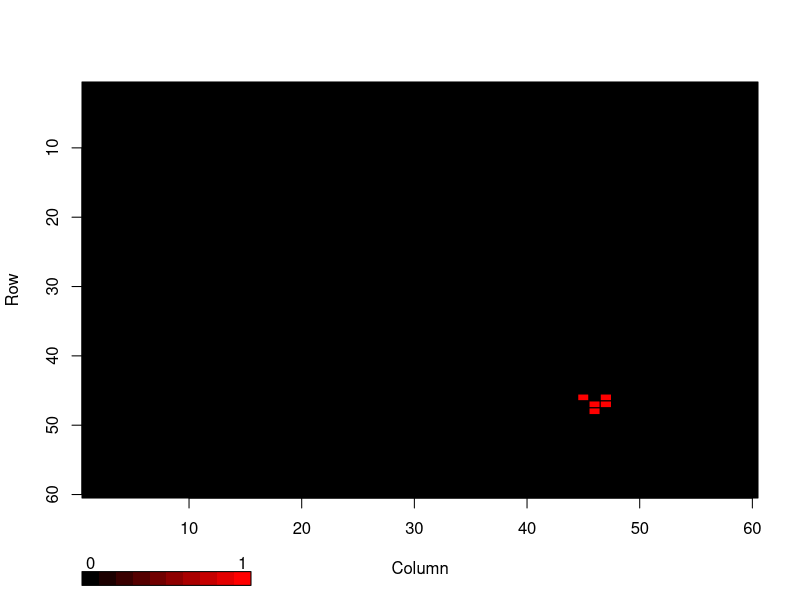
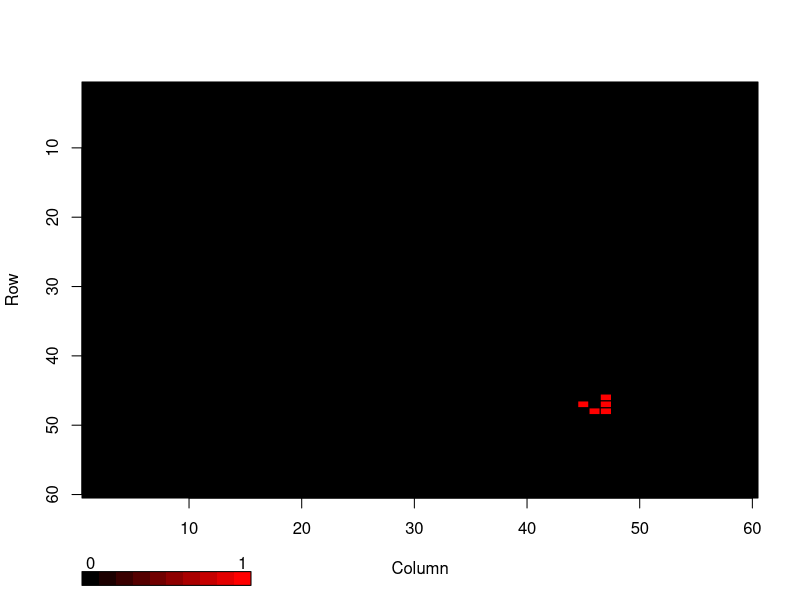
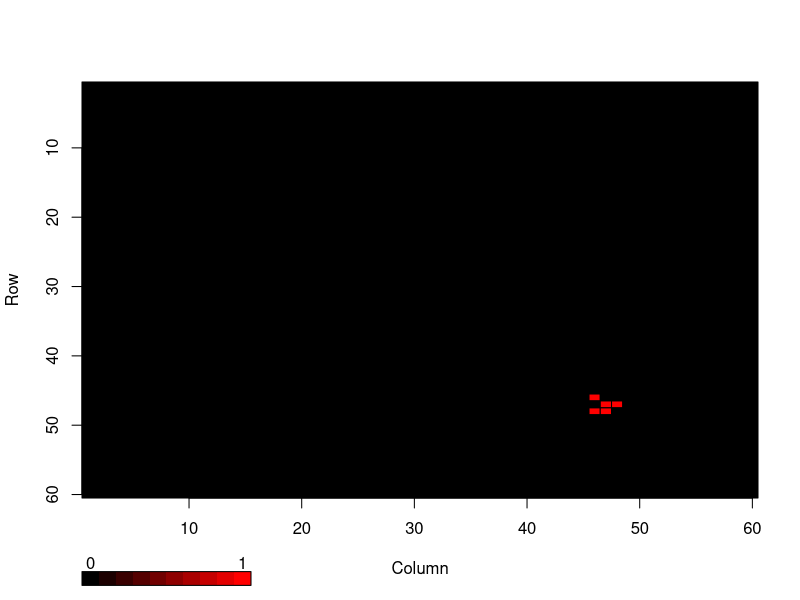
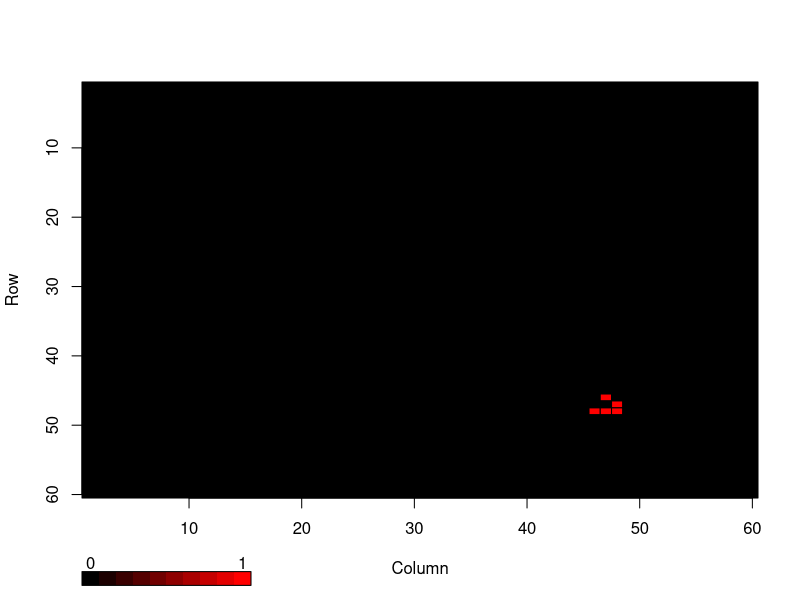
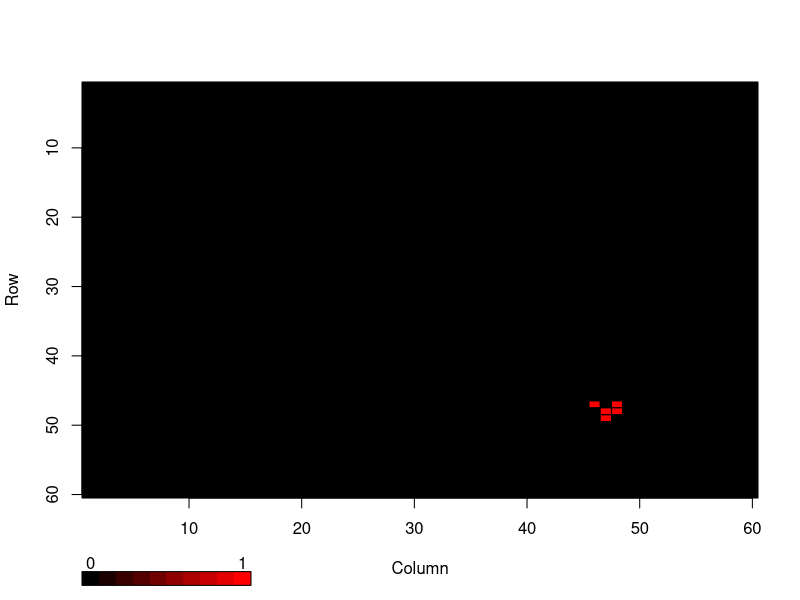
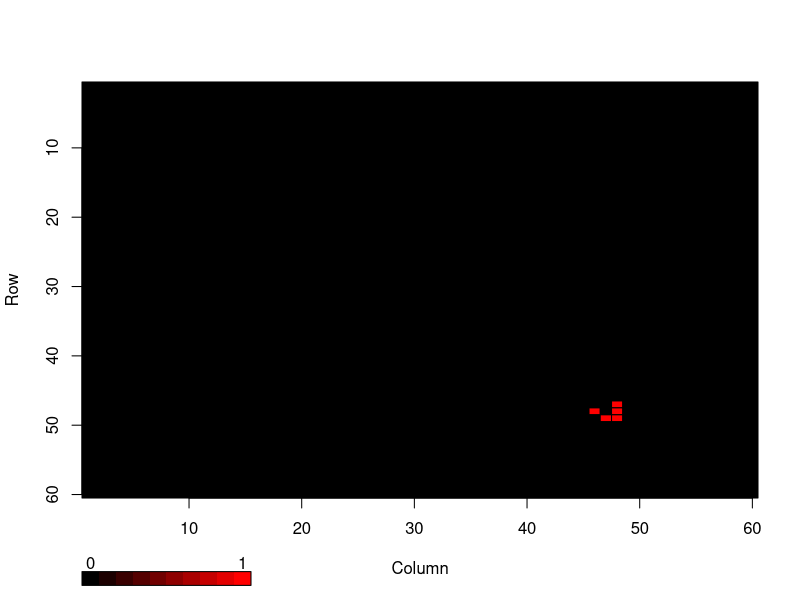
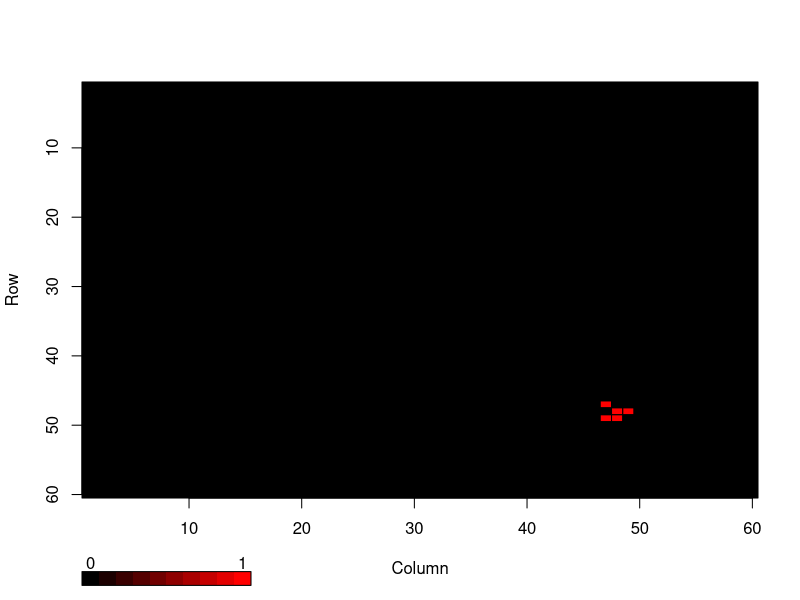
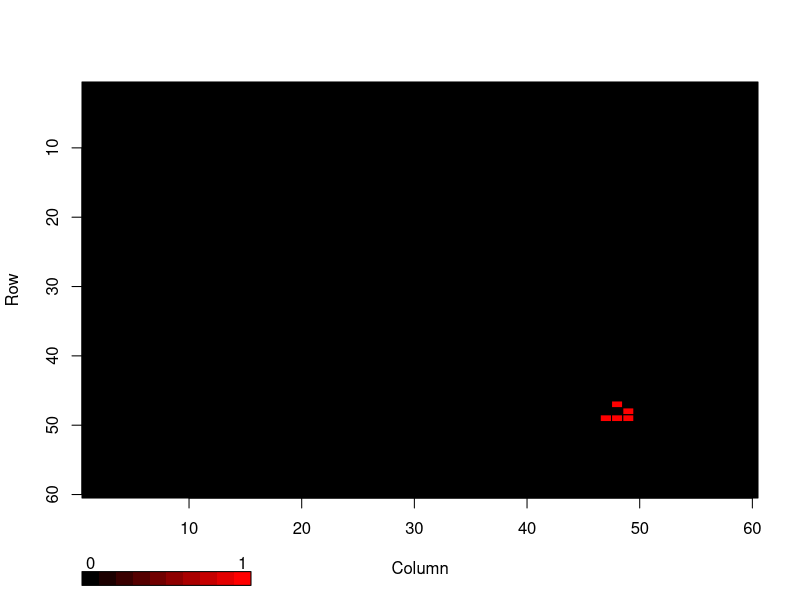

The R source for these figures, in order:
library(plotrix)
#rm(list=ls(all=TRUE))
#install.packages("plotrix")

row = 60; col = 60; span = 200; delay = 0.2
#delay = 0.3
#re = sample(seq(from = 0, to = 1, by = 1), size = row*col, replace = TRUE)
j <- sapply(1:span, function(x) {
  matrix(0, nrow = row, ncol = col) 
}, simplify = FALSE)

j[[1]] <- matrix(0, nrow= row, ncol =col)
#j[[1]] <- edit(j[[1]])

j[[1]][45, 46] <- 1; j[[1]][46, 47] <- 1; j[[1]][47, 47] <- 1; j[[1]][47, 46] <- 1; j[[1]][47, 45] <- 1
#edit(j[[1]])
#Taroidal properties
j[[1]][1:col, 1]   <- 0
j[[1]][1, 1: row]  <- 0
j[[1]][1:row, col] <- 0
j[[1]][row, 1:col] <- 0

#color2D.matplot(j[[2]],c(0,1),c(0,0),c(0,0),show.legend=TRUE, show.values=F)

h <- sapply(1:span, function(x) {
  matrix(0, nrow = row-2, ncol = col-2) 
}, simplify = FALSE)

h_1 <- sapply(1:span, function(x) {
  matrix(0, nrow = row-2, ncol = col-2) 
}, simplify = FALSE)

#a <- matrix(0, nrow = row -2)
#b <- matrix(0, ncol = col)
testit <- function(x)
{
  p1 <- proc.time()
  Sys.sleep(x)
  proc.time() - p1 # The cpu usage should be negligible
}

#h <- matrix(NaN, row - 2 , col - 2)
for (k in 1:span){
  for (t in 1: (row-2)){
    for (i in 1:(col-2)){
      h_1[[k]][t, i] <- sum(j[[k]][t: (2 + t) , i : (2 + i) ] == 1) - j[[k]][t + 1, 1 + i] #sum(j[[k]][t + 1, 1 + i] == 1) 
      ##1. Any live cell with fewer than two live neighbours dies, as if by needs caused by underpopulation.
      if (j[[k]][t + 1, 1 + i] == 1 & h_1[[k]][t, i] < 2) {
        h[[k]][t, i] <- 0} 
      ##2. Any live cell with more than three live neighbours dies, as if by overcrowding.
      else if (j[[k]][t + 1, 1 + i] == 1 & h_1[[k]][t, i] > 3) {
        h[[k]][t, i] <- 0} 
      ##3. Any live cell with two or three live neighbours lives, unchanged, to the next generation.
      else if (j[[k]][t + 1, 1 + i] == 1 & h_1[[k]][t, i] == 2 | h_1[[k]][t, i] == 3 ) {
        h[[k]][t, i] <- 1} 
      #4. Any dead cell with exactly three live neighbours will come to life.
      else if (j[[k]][t + 1, 1 + i] == 0 & h_1[[k]][t, i] == 3 ) {
        h[[k]][t, i] <- 1} 
      #else {h[[k]][t, i] <- 0}
      
    }
    print("2")
  }
  h[[k]] <- cbind(h[[k]][1: (row - 2), (col - 2)],    h[[k]],      h[[k]][1: (row - 2), 1])
  h[[k]] <- rbind(h[[k]][(col - 2), 1: col], h[[k]], h[[k]][1, 1: col])
  
  corner1 <- h[[k]][1, 1] 
  corner2 <- h[[k]][nrow(h[[k]]), ncol(h[[k]])] 
  corner3 <- h[[k]][1, ncol(h[[k]])]
  corner4 <- h[[k]][nrow(h[[k]]), 1]
  
  h[[k]][1, 1] <- corner2
  h[[k]][nrow(h[[k]]), ncol(h[[k]])] <- corner1
  h[[k]][1, ncol(h[[k]])] <- corner4
  h[[k]][nrow(h[[k]]), 1] <- corner3
  
  j[[k + 1]] <- h[[k]]
  print("3")
  #testit(0.3)
  color2D.matplot(h[[k]],c(0,1),c(0,0),c(0,0),show.legend=TRUE, show.values=F)
  testit(delay)
}

j[[1]][1:10, 1:10]
j[[3]]
cat("\014")

#to check
#eeeeeeee
h[[1]][1: (row - 2), (col - 2)] <- 58 #not necessary
h[[1]][1: (row - 2), 1] <- 1 #not necessary
h[[1]] <- cbind(h[[1]][1: (row - 2), (col - 2)],    h[[1]],      h[[1]][1: (row - 2), 1])

b1 <- matrix(h[[k]][nrow(h[[k]]), ncol(h[[k]]) - 1])

b2 <- matrix(h[[k]][ nrow(h[[k]]) , 2])

h[[1]][(col - 2), 1: col] <- 59 #not necessary
h[[1]][1, 1: col] <- 2          # not necessary

h[[1]] <- rbind(h[[1]][(col - 2), 1: col], h[[1]], h[[1]][1, 1: col])

corner1 <- h[[k]][1, 1] 
corner2 <- h[[k]][nrow(h[[k]]), ncol(h[[k]])] 
corner3 <- h[[k]][1, ncol(h[[k]])]
corner4 <- h[[k]][nrow(h[[k]]), 1]

h[[k]][1, 1] <- corner2
h[[k]][nrow(h[[k]]), ncol(h[[k]])] <- corner1
h[[k]][1, ncol(h[[k]])] <- corner4
h[[k]][nrow(h[[k]]), 1] <- corner3

j[[k + 1]] <- h[[k]]


